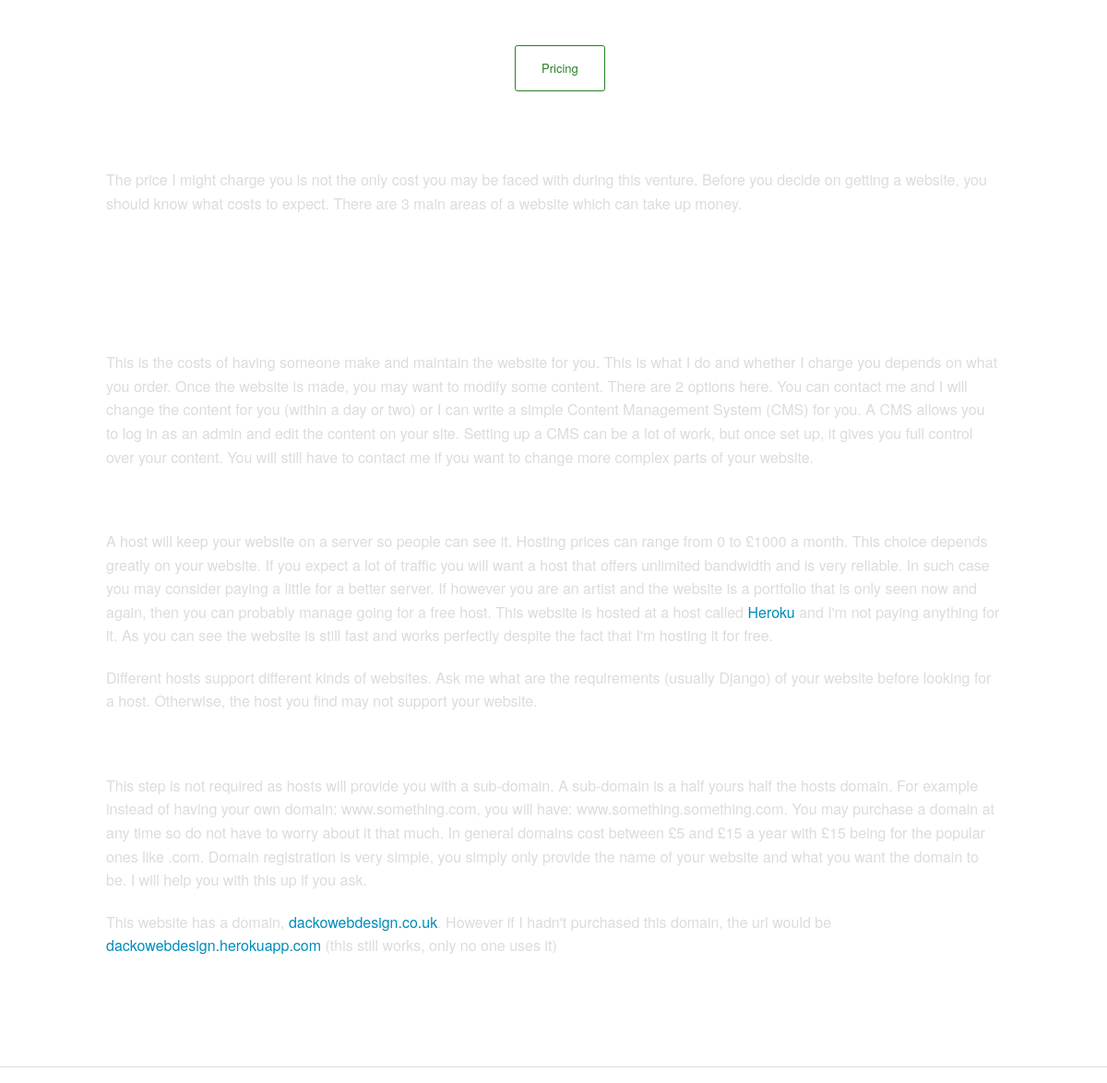
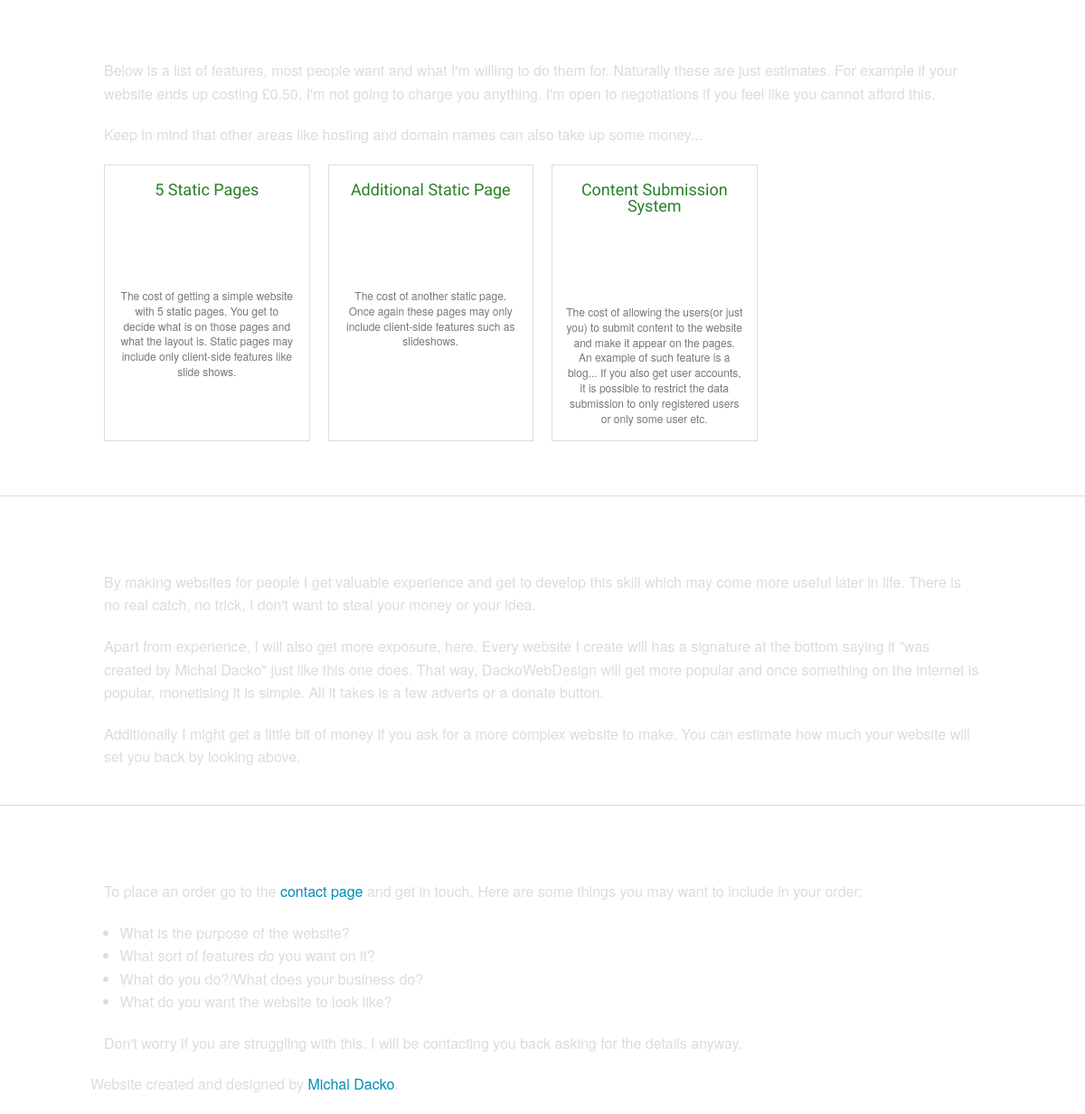
The page /pricing/ on the database its author committed (2 pictures, top to bottom).
### pricing/models.py (models this page shows, shortened)
class Package(models.Model):
    title = models.CharField(max_length=100)
    price = models.CharField(max_length=100)
    description = models.TextField()

### pricing/views.py (the view)
def home(request):
    template = "pricing.html"
    packages = Package.objects.all()
    context = {"packages": packages}
    return render_to_response(template, context, context_instance=RequestContext(request))

### pricing/templates/pricing.html (shortened to what this page needs)
{% extends "base.html" %}
{% block content %}
        <div class="row">
            <div class="small-12 column">
                <div class="headerHighlight"><h2 class="header">How much will it cost me?</h2></div>
                <p>The price I might charge you is not the only cost you may be faced with during this venture. Before you decide on getting a website, you should know what costs to expect. There are 3 main areas of a website which can take up money.
                </p>
                <a href="#pricing" class="button round">Skip This! Show Me Numbers!</a>
                <h3>Design, Development and Maintenace</h3>
                <p>This is the costs of having someone make and maintain the website for you. This is what I do and whether I charge you depends on what you order. Once the website is made, you may want to modify some content. There are 2 options here. You can contact me and I will change the content for you (within a day or two) or I can write a simple Content Management System (CMS) for you. A CMS allows you to log in as an admin and edit the content on your site. Setting up a CMS can be a lot of work, but once set up, it gives you full control over your content. You will still have to contact me if you want to change more complex parts of your website.</p>
                <h3>Hosting</h3>
                <p>A host will keep your website on a server so people can see it. Hosting prices can range from 0 to £1000 a month. This choice depends greatly on your website. If you expect a lot of traffic you will want a host that offers unlimited bandwidth and is very reliable. In such case you may consider paying a little for a better server. If however you are an artist and the website is a portfolio that is only seen now and again, then you can probably manage going for a free host. This website is hosted at a host called <a href='http://www.heroku.com' target='_blank'>Heroku</a> and I'm not paying anything for it. As you can see the website is still fast and works perfectly despite the fact that I'm hosting it for free.</p>
                <p>Different hosts support different kinds of websites. Ask me what are the requirements (usually Django) of your website before looking for a host. Otherwise, the host you find may not support your website.</p>
                <h3>Domain Name Registration</h3>
                <p>This step is not required as hosts will provide you with a sub-domain. A sub-domain is a half yours half the hosts domain. For example instead of having your own domain: www.something.com, you will have: www.something.something.com. You may purchase a domain at any time so do not have to worry about it that much. In general domains cost between &pound5 and &pound15 a year with &pound15 being for the popular ones like .com. Domain registration is very simple, you simply only provide the name of your website and what you want the domain to be. I will help you with this up if you ask.</p>
                <p>This website has a domain, <a href="http://www.dackowebdesign.co.uk">dackowebdesign.co.uk</a>. However if I hadn't purchased this domain, the url would be <a href = "http://dackowebdesign.herokuapp.com">dackowebdesign.herokuapp.com</a> (this still works, only no one uses it)</p>
                <a class="button round" href="http://www.webhostingsecretrevealed.net/web-hosting-beginner-guide/" target="_blank">Read more about this jargon</a>
            </div>
        </div>
        <hr />
        <div class="row ">
            <div class="small-12 columns">
            <div id="pricing" class="headerHighlight"><h2 class="header">Will it cost?</h2></div>
            <p>Below is a list of features, most people want and what I'm willing to do them for. Naturally these are just estimates. For example if your website ends up costing &pound0.50, I'm not going to charge you anything. I'm open to negotiations if you feel like you cannot afford this.</p><p>Keep in mind that other areas like hosting and domain names can also take up some money...</p>
            <ul class="small-block-grid-2 medium-block-grid-4" data-equalizer>
                {% for p in packages%}
                <li><ul class="pricing-table" data-equalizer-watch>
                    <li class="title"><h5>{{p.title}}</h5></li>
                    <li class="price">{{p.price}}</li>
                    <li class="description">{{p.description}}</li>
                </ul></li>
                {% endfor %}
            </ul>
            </div>
        </div>
        <hr />
        <div class="row">
            <div class="small-12 column">
                <div class="headerHighlight"><h2 class="header">What's in this for you?</h2></div>
                <p>By making websites for people I get valuable experience and get to develop this skill which may come more useful later in life. There is no real catch, no trick, I don't want to steal your money or your idea.</p>
                <p>Apart from experience, I will also get more exposure, here. Every website I create will has a signature at the bottom saying it "was created by Michal Dacko" just like this one does. That way, DackoWebDesign will get more popular and once something on the internet is popular, monetising it is simple. All it takes is a few adverts or a donate button.</p>
                <p>Additionally I might get a little bit of money if you ask for a more complex website to make. You can estimate how much your website will set you back by looking above.</p>
            </div>
        </div>
                <hr />
        <div class="row">
            <div class="small-12 column">
                <div class="headerHighlight"><h2 class="header">I want a website! Where do we start?</h2></div>
                <p>To place an order go to the <a href="/contact">contact page</a> and get in touch. Here are some things you may want to include in your order: </p>
                <ul>
                    <li>What is the purpose of the website?</li>
                    <li>What sort of features do you want on it?</li>
                    <li>What do you do?/What does your business do?</li>
                    <li>What do you want the website to look like?</li>
                </ul>
                <p>Don't worry if you are struggling with this. I will be contacting you back asking for the details anyway.</p>
            </div>
        </div>
{% endblock %}

### templates/base.html (shortened to what this page needs)
<!doctype html>
<html class="no-js" lang="en">
    <head>
        <link rel="stylesheet" href="/static/css/foundation.min.css" />
        <link rel="stylesheet" href="/static/css/normalize.css"/>
        <link rel="stylesheet" href="/static/css/app.css"/>
    </head>
    <body>
            <nav class="row centerIt">
                <div class="title">
                    <h3>Dacko Web Design</h3>
                </div>
                <div class="Nav">
                    <a class="small button radius" id="homeNav" href="/">Home</a>
                    <a class="small button radius" id="aboutNav" href="/pages/about">About</a>
                    <a class="small button radius" id="portfolioNav" href="/portfolio/">Portfolio</a>
                    <a class="small button radius" id="pricingNav" href="/pricing/">Pricing</a>
                    <a class="small button radius" id="faqNav" href="/pages/faq">FAQ</a>
                    <a class="small button radius" id="newsNav" href="/news/">News</a>
                    <a class="small button radius" id="contactNav" href="/contact/">Contact</a>
                </div>
            </nav>
            {% block content %}
            {% endblock %}
            <footer class="row backText">
                <p>Website created and designed by <a href="http://www.dackowebdesign.co.uk" target="_blank">Michal Dacko</a>.</p>
            </footer>
    </body>
</html>

### static/css/app.css (style rules this page uses)
body { background-image: url(http://images.ientrymail.com/photoshoppoint/www/tutorials/01/02.jpg); overflow-x: hidden; }
h1, h2,h3,h4,h5,h6 { font-family: 'Revalia', cursive; color: white; }
p, li, small, label { color: #DCDCDC; }
.button { background: none !important; border: white solid 1px !important; color: white !important; transition-duration: 0.5s; transition-property: color, border; }
.button.active { color: #297F27 !important; border: #297F27 solid 1px !important; }
.pricing-table .title { background: none !important; }
.pricing-table .title h5 { color: #297F27; }
.pricing-table .price { background: none !important; color: white; }
.pricing-table .description { background: none !important; border:none !important; }
.centerIt { text-align: center; }
.backText { color: #ABABAB; }

### rows shown on the page
Package: title "5 Static Pages", description "The cost of getting a simple website with 5 static pages. You get to decide what is on those pages and what the layout is. Static pages may include only client-side features like slide shows."
Package: title "Additional Static Page", description "The cost of another static page. Once again these pages may only include client-side features such as slideshows."
Package: title "Content Submission System", description "The cost of allowing the users(or just you) to submit content to the website and make it appear on the pages. An example of such feature is a blog... If you also get user accounts, it is possible to restrict the data submission to only registered users or only some user etc."
